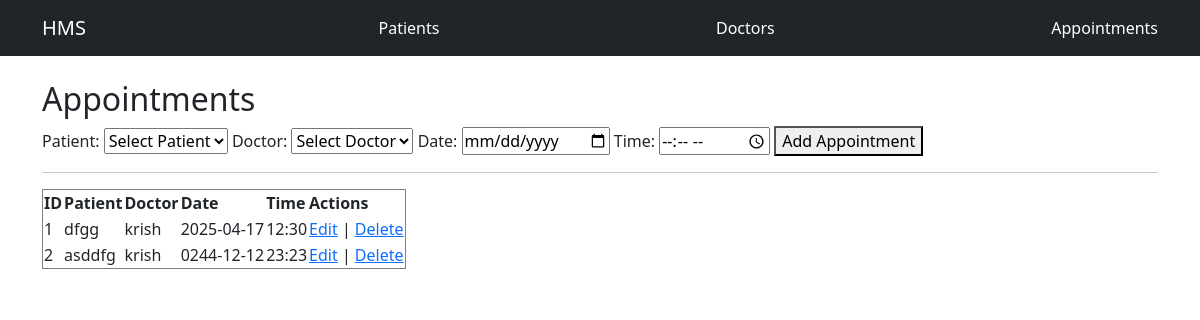
The app's page /appointments with its own data.
### tables this page shows
CREATE TABLE appointments (
        id INTEGER PRIMARY KEY AUTOINCREMENT,
        patient_id INTEGER,
        doctor_id INTEGER,
        date TEXT,
        time TEXT
    );

CREATE TABLE patients (
        id INTEGER PRIMARY KEY AUTOINCREMENT,
        name TEXT,
        age INTEGER,
        gender TEXT,
        contact TEXT
    );

CREATE TABLE doctors (
        id INTEGER PRIMARY KEY AUTOINCREMENT,
        name TEXT,
        specialization TEXT,
        contact TEXT
    );

### app.py (the view, shortened to what this page needs)
@app.route('/appointments', methods=['GET', 'POST'])
@app.route('/appointments', methods=['GET', 'POST'])
def appointments():
    patients = query_db("SELECT id, name FROM patients")
    doctors = query_db("SELECT id, name FROM doctors")
    data = query_db("""
        SELECT a.id, p.name, d.name, a.date, a.time
        FROM appointments a
        JOIN patients p ON a.patient_id = p.id
        JOIN doctors d ON a.doctor_id = d.id
    """)
    return render_template('appointments.html', appointments=data, patients=patients, doctors=doctors)

### app.py (called while the page is built)
def query_db(query, args=(), one=False):
    conn = sqlite3.connect('hospital.db')
    cur = conn.cursor()
    cur.execute(query, args)
    rv = cur.fetchall()
    conn.commit()
    conn.close()
    return (rv[0] if rv else None) if one else rv

### templates/appointments.html (shortened to what this page needs)
{% extends 'base.html' %}
{% block content %}
<h2>Appointments</h2>
<form method="POST" {% if edit_appointment %}action="{{ url_for('edit_appointment', id=edit_appointment[0]) }}"{% endif %}>
    <label>Patient:</label>
    <select name="patient_id" required>
        <option value="">Select Patient</option>
    </select>
    <label>Doctor:</label>
    <select name="doctor_id" required>
        <option value="">Select Doctor</option>
    </select>
    <label>Date:</label>
    <input type="date" name="date" value="{{ edit_appointment[3] if edit_appointment else '' }}" required>
    <label>Time:</label>
    <input type="time" name="time" value="{{ edit_appointment[4] if edit_appointment else '' }}" required>
    <button type="submit">{{ 'Update Appointment' if edit_appointment else 'Add Appointment' }}</button>
</form>
<hr>
<table border="1">
    <tr>
        <th>ID</th><th>Patient</th><th>Doctor</th><th>Date</th><th>Time</th><th>Actions</th>
    </tr>
    {% for a in appointments %}
    <tr>
        <td>{{ a[0] }}</td>
        <td>{{ a[1] }}</td>
        <td>{{ a[2] }}</td>
        <td>{{ a[3] }}</td>
        <td>{{ a[4] }}</td>
        <td>
            <a href="{{ url_for('edit_appointment', id=a[0]) }}">Edit</a> |
            <a href="{{ url_for('delete_appointment', id=a[0]) }}" onclick="return confirm('Are you sure?')">Delete</a>
        </td>
    </tr>
    {% endfor %}
</table>
{% endblock %}

### records on screen
appointments: id "1", name "dfgg", name "krish", date "2025-04-17", time "12:30"
appointments: id "2", name "asddfg", name "krish", date "0244-12-12", time "23:23"

### other values on screen
{{ 'Update Appointment' if edit_appointment else 'Add Appointment' }} "Add Appointment"
